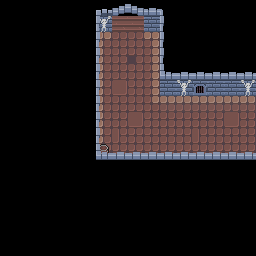

A level layout from a 2D game, rendered from its tile map. Below: a short description, then the map file with its tile-grid data intact:
An orthogonal 16x16 tile map with 16x16 px tiles, 3 tile layers (Background, Midground, Foreground), 2 tilesets and 5 objects (4x Goblin, Torch).

<map version="1.2" tiledversion="1.3.4" orientation="orthogonal" renderorder="right-down" width="16" height="16" tilewidth="16" tileheight="16" infinite="0" nextlayerid="6" nextobjectid="11">
 <tileset firstgid="1" name="tilemap" tilewidth="16" tileheight="16" tilecount="72" columns="9">
  <image source="../assets/tilemap.png" width="144" height="128" />
 </tileset>
 <tileset firstgid="73" name="sprite" tilewidth="16" tileheight="16" tilecount="252" columns="28">
  <image source="../assets/spritesheet.png" width="448" height="144" />
 </tileset>
 <layer id="2" name="Background" width="16" height="16">
  <data encoding="csv">
0,0,0,0,0,0,0,0,0,0,0,0,0,0,0,0,
0,0,0,0,0,0,43,28,28,43,0,0,0,0,0,0,
0,0,0,0,0,0,16,12,12,18,0,0,0,0,0,0,
0,0,0,0,0,0,25,12,21,27,0,0,0,0,0,0,
0,0,0,0,0,0,25,12,12,27,0,0,0,0,0,0,
0,0,0,0,0,0,25,13,12,27,43,43,53,43,43,43,
0,0,0,0,0,0,25,12,12,36,17,17,17,17,17,17,
0,0,0,0,0,0,25,12,13,12,12,12,12,12,13,12,
0,0,0,0,0,0,25,22,12,12,12,12,22,12,12,12,
0,0,0,0,0,0,25,12,12,12,12,12,12,12,12,12,
0,0,0,0,0,0,0,0,0,0,0,0,0,0,0,0,
0,0,0,0,0,0,0,0,0,0,0,0,0,0,0,0,
0,0,0,0,0,0,0,0,0,0,0,0,0,0,0,0,
0,0,0,0,0,0,0,0,0,0,0,0,0,0,0,0,
0,0,0,0,0,0,0,0,0,0,0,0,0,0,0,0,
0,0,0,0,0,0,0,0,0,0,0,0,0,0,0,0
</data>
 </layer>
 <layer id="3" name="Midground" width="16" height="16">
  <data encoding="csv">
0,0,0,0,0,0,0,0,0,0,0,0,0,0,0,0,
0,0,0,0,0,37,14,0,0,0,37,0,0,0,0,0,
0,0,0,0,0,37,0,0,0,0,37,0,0,0,0,0,
0,0,0,0,0,37,0,0,0,0,37,0,0,0,0,0,
0,0,0,0,0,37,0,0,0,0,37,37,37,37,37,37,
0,0,0,0,0,37,0,0,0,0,0,14,0,0,0,14,
0,0,0,0,0,37,0,0,0,0,0,0,0,0,0,0,
0,0,0,0,0,37,0,0,0,0,0,0,0,0,0,0,
0,0,0,0,0,37,0,0,0,0,0,0,0,0,0,0,
0,0,0,0,0,37,2,0,0,0,0,0,0,0,0,0,
0,0,0,0,0,37,37,37,37,37,37,37,37,37,37,37,
0,0,0,0,0,0,0,0,0,0,0,0,0,0,0,0,
0,0,0,0,0,0,0,0,0,0,0,0,0,0,0,0,
0,0,0,0,0,0,0,0,0,0,0,0,0,0,0,0,
0,0,0,0,0,0,0,0,0,0,0,0,0,0,0,0,
0,0,0,0,0,0,0,0,0,0,0,0,0,0,0,0
</data>
 </layer>
 <objectgroup id="4" name="Sprites">
  <object id="2" name="Goblin" gid="101" x="105.871" y="139.756" width="16" height="16" />
  <object id="3" name="Goblin" gid="101" x="124.352" y="119.784" width="16" height="16" />
  <object id="4" name="Goblin" gid="101" x="137.17" y="146.612" width="16" height="16" />
  <object id="5" name="Goblin" gid="101" x="144.92" y="120.082" width="16" height="16" />
  <object id="8" name="Torch" gid="163" x="210.5" y="93.85" width="16" height="16" />
 </objectgroup>
 <layer id="5" name="Foreground" width="16" height="16">
  <data encoding="csv">
0,0,0,0,0,0,56,62,63,66,40,0,0,0,0,0,
0,0,0,0,0,0,49,0,0,0,49,0,0,0,0,0,
0,0,0,0,0,0,49,0,0,0,49,0,0,0,0,0,
0,0,0,0,0,0,49,0,0,0,49,0,0,0,0,0,
0,0,0,0,0,0,49,0,0,0,65,66,66,66,66,66,
0,0,0,0,0,0,49,0,0,0,0,0,0,0,0,0,
0,0,0,0,0,0,49,0,0,0,0,0,0,0,0,0,
0,0,0,0,0,0,49,0,0,0,0,0,0,0,0,0,
0,0,0,0,0,0,49,0,0,0,0,0,0,0,0,0,
0,0,0,0,0,0,65,66,66,66,66,66,66,66,66,66,
0,0,0,0,0,0,0,0,0,0,0,0,0,0,0,0,
0,0,0,0,0,0,0,0,0,0,0,0,0,0,0,0,
0,0,0,0,0,0,0,0,0,0,0,0,0,0,0,0,
0,0,0,0,0,0,0,0,0,0,0,0,0,0,0,0,
0,0,0,0,0,0,0,0,0,0,0,0,0,0,0,0,
0,0,0,0,0,0,0,0,0,0,0,0,0,0,0,0
</data>
 </layer>
</map>
